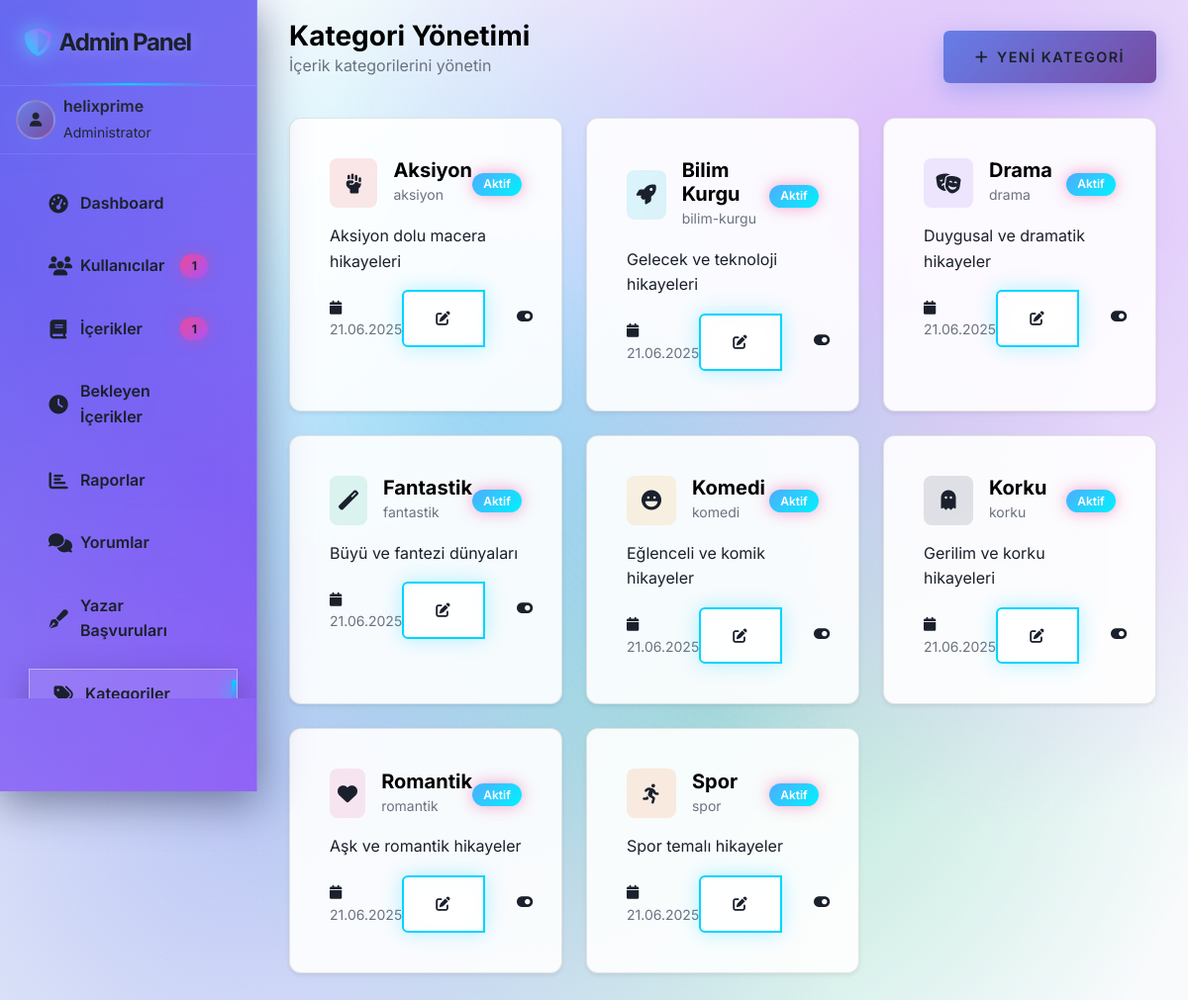
/admin/categories.php (signed in), run on the app's committed database.
### tables this page shows
CREATE TABLE `users` (
  `id` int(11) NOT NULL AUTO_INCREMENT,
  `username` varchar(50) NOT NULL,
  `email` varchar(100) NOT NULL,
  `password` varchar(255) NOT NULL,
  `avatar` varchar(255) DEFAULT NULL,
  `bio` text DEFAULT NULL,
  `role` enum('user','admin') DEFAULT 'user',
  `created_at` datetime NOT NULL,
  `updated_at` datetime DEFAULT current_timestamp() ON UPDATE current_timestamp(),
  PRIMARY KEY (`id`),
  UNIQUE KEY `username` (`username`),
  UNIQUE KEY `email` (`email`)
);

CREATE TABLE `categories` (
  `id` int(11) NOT NULL AUTO_INCREMENT,
  `name` varchar(100) NOT NULL,
  `slug` varchar(100) NOT NULL,
  `description` text DEFAULT NULL,
  `color` varchar(7) DEFAULT '#6366f1',
  `icon` varchar(50) DEFAULT 'fas fa-tag',
  `is_active` tinyint(1) DEFAULT 1,
  `created_at` timestamp NOT NULL DEFAULT current_timestamp(),
  `updated_at` timestamp NOT NULL DEFAULT current_timestamp() ON UPDATE current_timestamp(),
  PRIMARY KEY (`id`),
  UNIQUE KEY `slug` (`slug`)
);

### includes/functions.php (called while the page is built, shortened)
<?php
function isLoggedIn() {
    return isset($_SESSION['user_id']);
}
function getUserById($id) {
    global $conn;
    $id = (int)$id;
    $stmt = mysqli_prepare($conn, "SELECT * FROM users WHERE id = ?");
    mysqli_stmt_bind_param($stmt, "i", $id);
    mysqli_stmt_execute($stmt);
    $result = mysqli_stmt_get_result($stmt);
    if (mysqli_num_rows($result) > 0) {
        $user = mysqli_fetch_assoc($result);
        return $user;
    }
    return false;
}
function getCurrentUser() {
    if (isLoggedIn()) {
        return getUserById($_SESSION['user_id']);
    }
    return false;
}
?>

### admin/categories.php (the view, shortened to what this page needs)
<?php
require_once '../includes/config.php';
require_once '../includes/functions.php';
$admin_user = getCurrentUser();
$stats = [];
$user_query = "SELECT COUNT(*) as total FROM users";
$user_result = mysqli_query($conn, $user_query);
$stats['total_users'] = $user_result ? mysqli_fetch_assoc($user_result)['total'] : 0;
$content_query = "SELECT COUNT(*) as total FROM content";
$content_result = mysqli_query($conn, $content_query);
$stats['total_content'] = $content_result ? mysqli_fetch_assoc($content_result)['total'] : 0;
$pending_query = "SELECT COUNT(*) as total FROM content WHERE status = 'pending'";
$pending_result = mysqli_query($conn, $pending_query);
$stats['pending_content'] = $pending_result ? mysqli_fetch_assoc($pending_result)['total'] : 0;
$published_query = "SELECT COUNT(*) as total FROM content WHERE status = 'published'";
$published_result = mysqli_query($conn, $published_query);
$stats['published_content'] = $published_result ? mysqli_fetch_assoc($published_result)['total'] : 0;
$create_categories_table = "
CREATE TABLE IF NOT EXISTS categories (
    id INT AUTO_INCREMENT PRIMARY KEY,
    name VARCHAR(100) NOT NULL,
    slug VARCHAR(100) NOT NULL UNIQUE,
    description TEXT,
    color VARCHAR(7) DEFAULT '#6366f1',
    icon VARCHAR(50) DEFAULT 'fas fa-tag',
    is_active BOOLEAN DEFAULT TRUE,
    created_at TIMESTAMP DEFAULT CURRENT_TIMESTAMP,
    updated_at TIMESTAMP DEFAULT CURRENT_TIMESTAMP ON UPDATE CURRENT_TIMESTAMP
)";
mysqli_query($conn, $create_categories_table);
$categories_query = "SELECT * FROM categories ORDER BY name";
$categories_result = mysqli_query($conn, $categories_query);
require_once 'includes/header.php';
?>
<div class="admin-wrapper">
    <?php require_once 'includes/sidebar.php'; ?>
    <div class="admin-content">
        <div class="container-fluid">
            <div class="row mb-4">
                <div class="col-12">
                    <div class="d-flex justify-content-between align-items-center">
                        <div>
                            <h1 class="h3 mb-0">Kategori Yönetimi</h1>
                            <p class="text-muted">İçerik kategorilerini yönetin</p>
                        </div>
                        <div>
                            <button class="btn btn-primary" data-bs-toggle="modal" data-bs-target="#addCategoryModal">
                                <i class="fas fa-plus me-2"></i>Yeni Kategori
                            </button>
                        </div>
                    </div>
                </div>
            </div>
            <div class="row">
                <?php if (mysqli_num_rows($categories_result) > 0): ?>
                    <?php while ($category = mysqli_fetch_assoc($categories_result)): ?>
                        <div class="col-lg-4 col-md-6 mb-4">
                            <div class="card border-0 shadow-sm h-100">
                                <div class="card-body">
                                    <div class="d-flex align-items-center mb-3">
                                        <div class="category-icon rounded-3 d-flex align-items-center justify-content-center me-3"
                                             style="width: 50px; height: 50px; background-color: <?php echo $category['color']; ?>20; color: <?php echo $category['color']; ?>;">
                                            <i class="<?php echo htmlspecialchars($category['icon']); ?> fa-lg"></i>
                                        </div>
                                        <div class="flex-grow-1">
                                            <h5 class="card-title mb-0"><?php echo htmlspecialchars($category['name']); ?></h5>
                                            <small class="text-muted"><?php echo htmlspecialchars($category['slug']); ?></small>
                                        </div>
                                        <div>
                                            <span class="badge <?php echo $category['is_active'] ? 'bg-success' : 'bg-secondary'; ?>">
                                                <?php echo $category['is_active'] ? 'Aktif' : 'Pasif'; ?>
                                            </span>
                                        </div>
                                    </div>
                                    <?php if (!empty($category['description'])): ?>
                                        <p class="card-text text-muted mb-3">
                                            <?php echo htmlspecialchars($category['description']); ?>
                                        </p>
                                    <?php endif; ?>
                                    <div class="d-flex justify-content-between align-items-center">
                                        <small class="text-muted">
                                            <i class="fas fa-calendar me-1"></i>
                                            <?php echo date('d.m.Y', strtotime($category['created_at'])); ?>
                                        </small>
                                        <div class="btn-group" role="group">
                                            <button type="button" class="btn btn-sm btn-outline-primary"
                                                    onclick="editCategory(<?php echo htmlspecialchars(json_encode($category)); ?>)">
                                                <i class="fas fa-edit"></i>
                                            </button>
                                            <form method="POST" class="d-inline">
                                                <button type="submit" class="btn btn-sm btn-outline-warning">
                                                    <i class="fas fa-toggle-<?php echo $category['is_active'] ? 'on' : 'off'; ?>"></i>
                                                </button>
                                            </form>
                                        </div>
                                    </div>
                                </div>
                            </div>
                        </div>
                    <?php endwhile; ?>
                <?php endif; ?>
            </div>
        </div>
    </div>
</div>
<?php require_once 'includes/footer.php'; ?>

### admin/includes/header.php (shortened to what this page needs)
<!DOCTYPE html>
<html lang="tr">
<head>
    <link href="https://cdn.jsdelivr.net/npm/bootstrap@5.3.0/dist/css/bootstrap.min.css" rel="stylesheet">
    <link rel="stylesheet" href="https://cdnjs.cloudflare.com/ajax/libs/font-awesome/6.4.0/css/all.min.css">
    <link rel="stylesheet" href="https://cdn.datatables.net/1.13.6/css/dataTables.bootstrap5.min.css">
    <link rel="stylesheet" href="assets/css/admin.css">
</head>
<body>

### admin/includes/sidebar.php (shortened to what this page needs)
<div class="admin-sidebar" id="adminSidebar">
    <div class="sidebar-header">
        <a href="index.php" class="sidebar-brand">
            <i class="fas fa-shield-alt me-2"></i>
            <span class="brand-text">Admin Panel</span>
        </a>
    </div>
    <div class="px-3 py-2 border-bottom border-white border-opacity-10">
        <div class="d-flex align-items-center">
            <div class="avatar-sm bg-white bg-opacity-20 rounded-circle d-flex align-items-center justify-content-center me-2">
                <i class="fas fa-user"></i>
            </div>
            <div class="user-info">
                <div class="fw-semibold"><?php echo htmlspecialchars($admin_user['username']); ?></div>
                <small class="text-white text-opacity-75">Administrator</small>
            </div>
        </div>
    </div>
    <nav class="sidebar-nav">
        <ul class="nav flex-column">
            <li class="nav-item">
                <a href="index.php" class="nav-link <?php echo basename($_SERVER['PHP_SELF']) == 'index.php' ? 'active' : ''; ?>">
                    <i class="fas fa-tachometer-alt"></i>
                    <span class="nav-text">Dashboard</span>
                </a>
            </li>
            <li class="nav-item">
                <a href="users.php" class="nav-link <?php echo basename($_SERVER['PHP_SELF']) == 'users.php' ? 'active' : ''; ?>">
                    <i class="fas fa-users"></i>
                    <span class="nav-text">Kullanıcılar</span>
                    <?php if (isset($stats) && $stats['total_users'] > 0): ?>
                        <span class="badge bg-primary ms-auto"><?php echo $stats['total_users']; ?></span>
                    <?php endif; ?>
                </a>
            </li>
            <li class="nav-item">
                <a href="content.php" class="nav-link <?php echo basename($_SERVER['PHP_SELF']) == 'content.php' ? 'active' : ''; ?>">
                    <i class="fas fa-book"></i>
                    <span class="nav-text">İçerikler</span>
                    <?php if (isset($stats) && $stats['total_content'] > 0): ?>
                        <span class="badge bg-success ms-auto"><?php echo $stats['total_content']; ?></span>
                    <?php endif; ?>
                </a>
            </li>
            <li class="nav-item">
                <a href="pending.php" class="nav-link <?php echo basename($_SERVER['PHP_SELF']) == 'pending.php' ? 'active' : ''; ?>">
                    <i class="fas fa-clock"></i>
                    <span class="nav-text">Bekleyen İçerikler</span>
                </a>
            </li>
            <li class="nav-item">
                <a href="reports.php" class="nav-link <?php echo basename($_SERVER['PHP_SELF']) == 'reports.php' ? 'active' : ''; ?>">
                    <i class="fas fa-chart-bar"></i>
                    <span class="nav-text">Raporlar</span>
                </a>
            </li>
            <li class="nav-item">
                <a href="comments.php" class="nav-link <?php echo basename($_SERVER['PHP_SELF']) == 'comments.php' ? 'active' : ''; ?>">
                    <i class="fas fa-comments"></i>
                    <span class="nav-text">Yorumlar</span>
                </a>
            </li>
            <li class="nav-item">
                <a href="author-applications.php" class="nav-link <?php echo basename($_SERVER['PHP_SELF']) == 'author-applications.php' ? 'active' : ''; ?>">
                    <i class="fas fa-pen-fancy"></i>
                    <span class="nav-text">Yazar Başvuruları</span>
                </a>
            </li>
            <li class="nav-item">
                <a href="categories.php" class="nav-link <?php echo basename($_SERVER['PHP_SELF']) == 'categories.php' ? 'active' : ''; ?>">
                    <i class="fas fa-tags"></i>
                    <span class="nav-text">Kategoriler</span>
                </a>
            </li>
        </ul>
    </nav>
</div>

### admin/includes/footer.php (shortened to what this page needs)
</body>
</html>

### admin/includes/header.php (style rules this page uses)
:root { --admin-primary: #6366f1; --admin-secondary: #8b5cf6; --admin-success: #10b981; --admin-danger: #ef4444; --admin-warning: #f59e0b; --admin-info: #3b82f6; --admin-dark: #1f2937; --admin-light: #f8fafc; --admin-sidebar-width: 260px; }
body { font-family: 'Inter', sans-serif; background-color: var(--admin-light); overflow-x: hidden; }
.admin-wrapper { display: flex; min-height: 100vh; }
.admin-sidebar { width: var(--admin-sidebar-width); background: linear-gradient(135deg, var(--admin-primary), var(--admin-secondary)); color: white; position: fixed; height: 100vh; left: 0; top: 0; z-index: 1000; transition: all 0.3s ease; overflow-y: auto; }
.admin-content { flex: 1; margin-left: var(--admin-sidebar-width); transition: all 0.3s ease; padding: 20px; }
.sidebar-header { padding: 1.5rem; border-bottom: 1px solid rgba(255, 255, 255, 0.1); }
.sidebar-brand { font-size: 1.5rem; font-weight: 700; color: white; text-decoration: none; }
.sidebar-nav { padding: 1rem 0; }
.nav-item { margin-bottom: 0.25rem; }
.nav-link { color: rgba(255, 255, 255, 0.8); padding: 0.75rem 1.5rem; display: flex; align-items: center; text-decoration: none; transition: all 0.3s ease; border-radius: 0; }
.nav-link:hover, .nav-link.active { color: white; background: rgba(255, 255, 255, 0.1); transform: translateX(5px); }
.nav-link i { width: 20px; margin-right: 0.75rem; text-align: center; }
.avatar-sm { width: 40px; height: 40px; font-size: 0.875rem; }
.btn { border-radius: 0.375rem; font-weight: 500; }
.card { border-radius: 0.75rem; }

### data on the page
users: username "helixprime"
categories: name "Aksiyon", slug "aksiyon", is_active "Aktif", description "Aksiyon dolu macera hikayeleri", created_at "21.06.2025"
categories: name "Bilim Kurgu", slug "bilim-kurgu", is_active "Aktif", description "Gelecek ve teknoloji hikayeleri", created_at "21.06.2025"
categories: name "Drama", slug "drama", is_active "Aktif", description "Duygusal ve dramatik hikayeler", created_at "21.06.2025"
categories: name "Fantastik", slug "fantastik", is_active "Aktif", description "Büyü ve fantezi dünyaları", created_at "21.06.2025"
categories: name "Komedi", slug "komedi", is_active "Aktif", description "Eğlenceli ve komik hikayeler", created_at "21.06.2025"
categories: name "Korku", slug "korku", is_active "Aktif", description "Gerilim ve korku hikayeleri", created_at "21.06.2025"
categories: name "Romantik", slug "romantik", is_active "Aktif", description "Aşk ve romantik hikayeler", created_at "21.06.2025"
categories: name "Spor", slug "spor", is_active "Aktif", description "Spor temalı hikayeler", created_at "21.06.2025"

### other printed values
$stats['total_users'] "1"
$stats['total_content'] "1"
